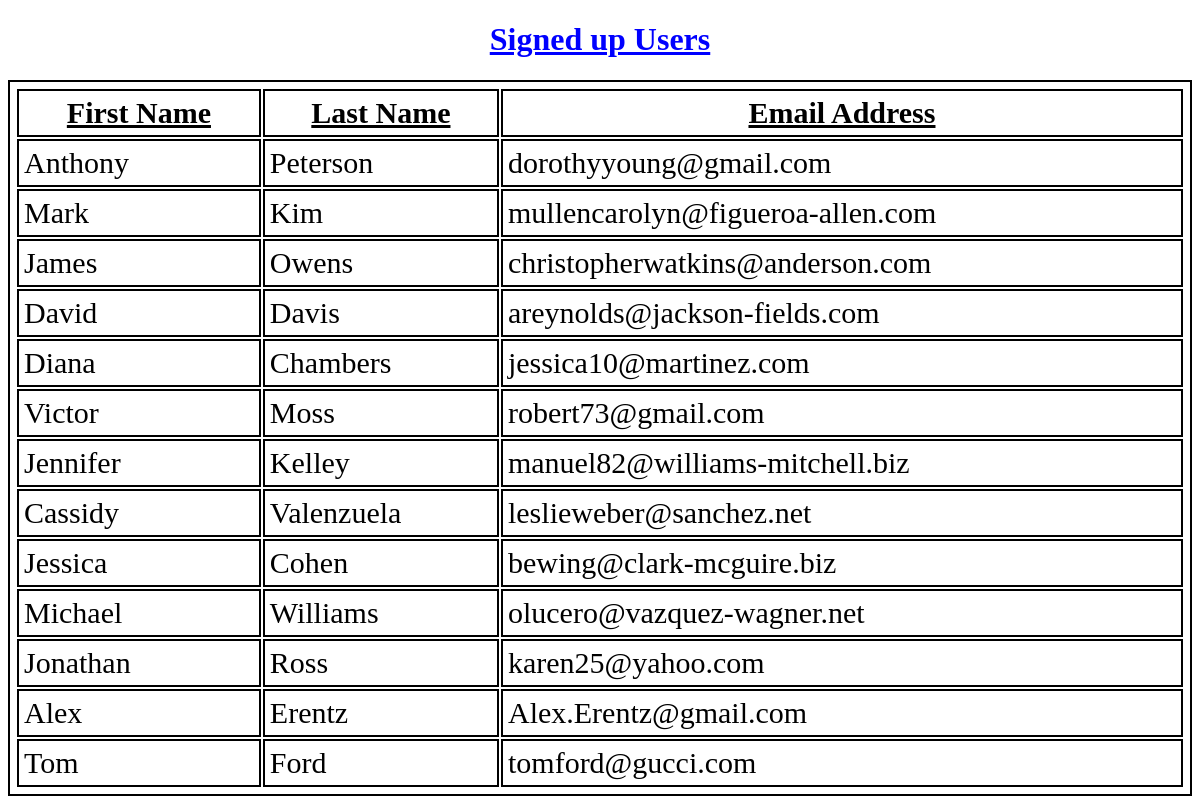
/users/, run on the app's committed database.
### AppTwo/models.py (models this page shows, shortened)
class Users(models.Model):
    first_name = models.CharField(max_length=264)
    last_name = models.CharField(max_length=264)
    email = models.EmailField(max_length=264, unique=True)

### AppTwo/views.py (the view)
# urls.py: path('users/', views.users, name='users'),
def users(request):
    user_list = Users.objects.all()
    user_dict = {'Activate_Users': user_list}
    return render(request, 'AppTwo/users.html', context=user_dict)

### templates/AppTwo/users.html (shortened to what this page needs)
<!DOCTYPE html>
{% load static %}
<html lang="en">
<head>
    <link rel="stylesheet" href="{% static 'css/myStyle.css' %}">
</head>
<body>
    <h1 align="center" style="text-decoration: underline">Signed up Users</h1>
    <div class="container">
        {% if Activate_Users %}
            <table>
                <thead>
                    <th>First Name</th>
                    <th>Last Name</th>
                    <th>Email Address</th>
                </thead>
                {% for i in Activate_Users %}
                <tr>
                    <td>{{ i.first_name }}</td>
                    <td>{{ i.last_name }}
                    <td>{{ i.email }}</td>
                </tr>
                {% endfor %}
            </table>
        {% else %}
            <p>Sorry, No Users Found</p>
        {% endif %}
    </div>
</body>
</html>

### static/css/myStyle.css (style rules this page uses)
h1 { color: blue; }
table { width: 100%; border: 2px solid black; padding: 5px; font-size: 30px }
th, td { border: 2px solid black; padding: 5px; }
th { text-decoration: underline }

### data on the page
Users: first_name "Anthony", last_name "Peterson", email "dorothyyoung@gmail.com"
Users: first_name "Mark", last_name "Kim", email "mullencarolyn@figueroa-allen.com"
Users: first_name "James", last_name "Owens", email "christopherwatkins@anderson.com"
Users: first_name "David", last_name "Davis", email "areynolds@jackson-fields.com"
Users: first_name "Diana", last_name "Chambers", email "jessica10@martinez.com"
Users: first_name "Victor", last_name "Moss", email "robert73@gmail.com"
Users: first_name "Jennifer", last_name "Kelley", email "manuel82@williams-mitchell.biz"
Users: first_name "Cassidy", last_name "Valenzuela", email "leslieweber@sanchez.net"
Users: first_name "Jessica", last_name "Cohen", email "bewing@clark-mcguire.biz"
Users: first_name "Michael", last_name "Williams", email "olucero@vazquez-wagner.net"
Users: first_name "Jonathan", last_name "Ross", email "karen25@yahoo.com"
Users: first_name "Alex", last_name "Erentz", email "Alex.Erentz@gmail.com"
Users: first_name "Tom", last_name "Ford", email "tomford@gucci.com"
